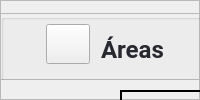
            <widget class="QWidget" name="page_deposito">
             <layout class="QVBoxLayout" name="verticalLayout_5">
              <property name="spacing">
               <number>0</number>
              </property>
              <property name="leftMargin">
               <number>0</number>
              </property>
              <property name="topMargin">
               <number>0</number>
              </property>
              <property name="rightMargin">
               <number>0</number>
              </property>
              <property name="bottomMargin">
               <number>0</number>
              </property>
              <item>
               <widget class="QFrame" name="frame_2">
                <property name="frameShape">
                 <enum>QFrame::StyledPanel</enum>
                </property>
                <property name="frameShadow">
                 <enum>QFrame::Raised</enum>
                </property>
                <widget class="QFrame" name="frame_3">
                 <property name="geometry">
                  <rect>
                   <x>120</x>
                   <y>90</y>
                   <width>650</width>
                   <height>500</height>
                  </rect>
                 </property>
                 <property name="minimumSize">
                  <size>
                   <width>600</width>
                   <height>250</height>
                  </size>
                 </property>
                 <property name="maximumSize">
                  <size>
                   <width>650</width>
                   <height>500</height>
                  </size>
                 </property>
                 <property name="styleSheet">
                  <string notr="true">border: 2px solid black;</string>
                 </property>
                 <property name="frameShape">
                  <enum>QFrame::StyledPanel</enum>
                 </property>
                 <property name="frameShadow">
                  <enum>QFrame::Raised</enum>
                 </property>
                 <layout class="QGridLayout" name="gridLayout"/>
                </widget>
                <widget class="QFrame" name="top_frame_stock_4">
                 <property name="geometry">
                  <rect>
                   <x>0</x>
                   <y>0</y>
                   <width>628</width>
                   <height>80</height>
                  </rect>
                 </property>
                 <property name="minimumSize">
                  <size>
                   <width>0</width>
                   <height>80</height>
                  </size>
                 </property>
                 <property name="maximumSize">
                  <size>
                   <width>628</width>
                   <height>70</height>
                  </size>
                 </property>
                 <property name="frameShape">
                  <enum>QFrame::StyledPanel</enum>
                 </property>
                 <property name="frameShadow">
                  <enum>QFrame::Raised</enum>
                 </property>
                 <widget class="QFrame" name="frame_24">
                  <property name="geometry">
                   <rect>
                    <x>0</x>
                    <y>13</y>
                    <width>941</width>
                    <height>70</height>
                   </rect>
                  </property>
                  <property name="minimumSize">
                   <size>
                    <width>354</width>
                    <height>70</height>
                   </size>
                  </property>
                  <property name="maximumSize">
                   <size>
                    <width>16777215</width>
                    <height>50</height>
                   </size>
                  </property>
                  <property name="frameShape">
                   <enum>QFrame::StyledPanel</enum>
                  </property>
                  <property name="frameShadow">
                   <enum>QFrame::Raised</enum>
                  </property>
                  <layout class="QVBoxLayout" name="verticalLayout_33">
                   <property name="spacing">
                    <number>0</number>
                   </property>
                   <property name="leftMargin">
                    <number>0</number>
                   </property>
                   <property name="topMargin">
                    <number>0</number>
                   </property>
                   <property name="rightMargin">
                    <number>0</number>
                   </property>
                   <property name="bottomMargin">
                    <number>0</number>
                   </property>
                   <item>
                    <widget class="QGroupBox" name="groupBox_5">
                     <property name="minimumSize">
                      <size>
                       <width>429</width>
                       <height>0</height>
                      </size>
                     </property>
                     <property name="title">
                      <string/>
                     </property>
                     <widget class="QLabel" name="label_34">
                      <property name="geometry">
                       <rect>
                        <x>100</x>
                        <y>10</y>
                        <width>81</width>
                        <height>51</height>
                       </rect>
                      </property>
                      <property name="minimumSize">
                       <size>
                        <width>66</width>
                        <height>0</height>
                       </size>
                      </property>
                      <property name="maximumSize">
                       <size>
                        <width>120</width>
                        <height>16777215</height>
                       </size>
                      </property>
                      <property name="font">
                       <font>
                        <family>Roboto</family>
                        <pointsize>18</pointsize>
                        <weight>75</weight>
                        <bold>true</bold>
                       </font>
                      </property>
                      <property name="styleSheet">
                       <string notr="true">color: #282830 ;
</string>
                      </property>
                      <property name="text">
                       <string>Áreas</string>
                      </property>
                      <property name="alignment">
                       <set>Qt::AlignLeading|Qt::AlignLeft|Qt::AlignVCenter</set>
                      </property>
                     </widget>
                     <widget class="QPushButton" name="pushButton_11">
                      <property name="geometry">
                       <rect>
                        <x>40</x>
                        <y>10</y>
                        <width>49</width>
                        <height>40</height>
                       </rect>
                      </property>
                      <property name="maximumSize">
                       <size>
                        <width>60</width>
                        <height>60</height>
                       </size>
                      </property>
                      <property name="styleSheet">
                       <string notr="true">margin-left:5px</string>
                      </property>
                      <property name="text">
                       <string/>
                      </property>
                      <property name="icon">
                       <iconset resource="img/img.qrc">
                        <normaloff>:/img/rack.png</normaloff>:/img/rack.png</iconset>
                      </property>
                      <property name="iconSize">
                       <size>
                        <width>40</width>
                        <height>40</height>
                       </size>
                      </property>
                     </widget>
                     <widget class="QPushButton" name="newArea_btn">
                      <property name="geometry">
                       <rect>
                        <x>270</x>
                        <y>20</y>
                        <width>101</width>
                        <height>31</height>
                       </rect>
                      </property>
                      <property name="minimumSize">
                       <size>
                        <width>0</width>
                        <height>26</height>
                       </size>
                      </property>
                      <property name="font">
                       <font>
                        <family>Roboto</family>
                        <pointsize>9</pointsize>
                        <weight>75</weight>
                        <bold>true</bold>
                       </font>
                      </property>
                      <property name="cursor">
                       <cursorShape>PointingHandCursor</cursorShape>
                      </property>
                      <property name="styleSheet">
                       <string notr="true">QPushButton{
background-color: rgb(71, 71, 103);
color:#fff;
padding-left:10px;
border-radius: 5px;
text-align:left;
}

QPushButton:hover{
background-color: rgba(71, 71, 103,180);

}</string>
                      </property>
                      <property name="text">
                       <string>Nueva Área</string>
                      </property>
                      <property name="icon">
                       <iconset resource="img/img.qrc">
                        <normaloff>:/img/plus.png</normaloff>:/img/plus.png</iconset>
                      </property>
                      <property name="iconSize">
                       <size>
                        <width>13</width>
                        <height>13</height>
                       </size>
                      </property>
                     </widget>
                     <widget class="QPushButton" name="newArea_btn_2">
                      <property name="geometry">
                       <rect>
                        <x>400</x>
                        <y>20</y>
                        <width>111</width>
                        <height>31</height>
                       </rect>
                      </property>
                      <property name="minimumSize">
                       <size>
                        <width>0</width>
                        <height>26</height>
                       </size>
                      </property>
                      <property name="font">
                       <font>
                        <family>Roboto</family>
                        <pointsize>9</pointsize>
                        <weight>75</weight>
                        <bold>true</bold>
                       </font>
                      </property>
                      <property name="cursor">
                       <cursorShape>PointingHandCursor</cursorShape>
                      </property>
                      <property name="styleSheet">
                       <string notr="true">QPushButton{
background-color: rgb(71, 71, 103);
color:#fff;
padding-left:10px;
border-radius: 5px;
text-align:left;
}

QPushButton:hover{
background-color: rgba(71, 71, 103,180);

}</string>
                      </property>
                      <property name="text">
                       <string>Eliminar Área</string>
                      </property>
                      <property name="icon">
                       <iconset resource="img/img.qrc">
                        <normaloff>:/img/plus.png</normaloff>:/img/plus.png</iconset>
                      </property>
                      <property name="iconSize">
                       <size>
                        <width>13</width>
                        <height>13</height>
                       </size>
                      </property>
                     </widget>
                    </widget>
                   </item>
                  </layout>
                 </widget>
                </widget>
                <widget class="QPushButton" name="btn_actualizarAreas">
                 <property name="geometry">
                  <rect>
                   <x>530</x>
                   <y>40</y>
                   <width>31</width>
                   <height>21</height>
                  </rect>
                 </property>
                 <property name="minimumSize">
                  <size>
                   <width>0</width>
                   <height>21</height>
                  </size>
                 </property>
                 <property name="cursor">
                  <cursorShape>PointingHandCursor</cursorShape>
                 </property>
                 <property name="text">
                  <string/>
                 </property>
                 <property name="icon">
                  <iconset resource="img/img.qrc">
                   <normaloff>:/img/refresh.png</normaloff>:/img/refresh.png</iconset>
                 </property>
                 <property name="iconSize">
                  <size>
                   <width>33</width>
                   <height>16</height>
                  </size>
                 </property>
                </widget>
               </widget>
              </item>
             </layout>
            </widget>
